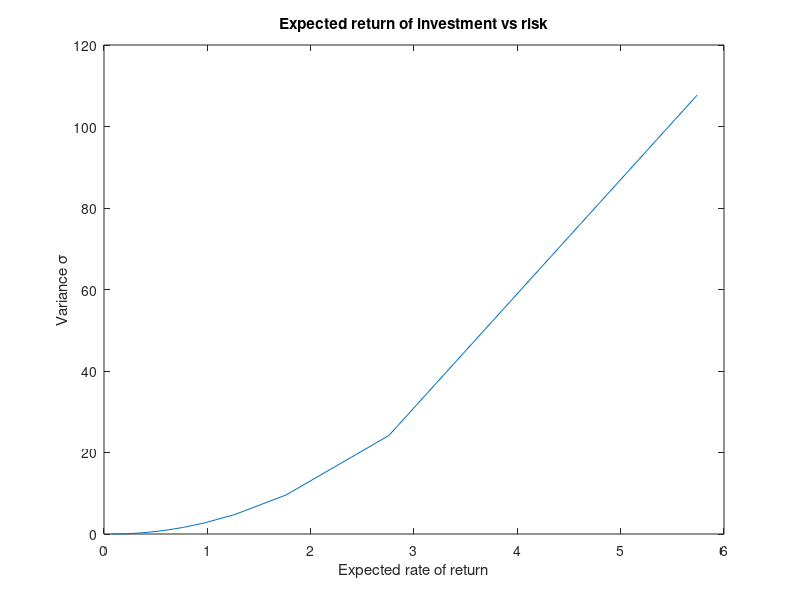

The MATLAB source for this figure:
%Question 4:
clear;
clc;

Cov = 0.01*[4.01, -1.19, 0.6, 0.74, -0.21;
    -1.19, 1.12, 0.21, -0.54, 0.55;
    0.6, 0.21, 3.31, 0.77, 0.29;
    0.74, -0.54, 0.77, 3.74, -1.04;
    -0.21, 0.55, 0.29, -1.04, 2.6];

r = 0.01*[13, 4.4, 12.1, 7.1, 11.7].';

ra = zeros(1,length(0.05:0.05:1));
sigma = zeros(1,length(0.05:0.05:1));
i = 1;

for alpha = 0.05:0.05:1
  
    %parameters
    H = Cov;

    %constrains:
    %lb = zeros(1,5).';   %for non-short-selling:
    lb = []';            %for short-selling   % Hur ändra till short-sell?

    Aeq = ones(1,5);
    beq = 1;

    x = quadprog(alpha*H,-(1-alpha)*r,[],[],Aeq,beq, lb);
    ra(i) = r.'*x;
    sigma(i) = x.'*Cov*x;
    
    i = i+1;
end

plot(ra,sigma);
ylabel('Variance \sigma');
xlabel('Expected rate of return');
title('Expected return of investment vs risk');
%axis([0,1,0,0.13]);